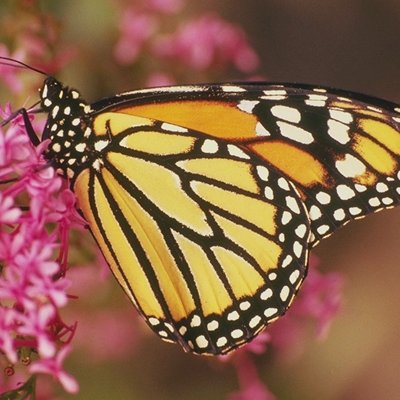
#> input picture img/Fig0301.png, 400 x 400 px
$ python 010_image_filter.py
#> lines starting #> are read from the running program, lines starting #| are printed output that depends on the picture
import cv2 as cv
import numpy as np
from matplotlib import pyplot as plt

# 图像卷积与空间滤波

# [379 lines left out: functions ImageConvolution, ImageBoxFilter, ImageGaussianBlur, ImageMedianBlur, ImageOrderingFilter, ImageAdaptationBoxFilter and 6 more, not called in this run]


def ImageGaussianPyramid(filepath):
#> called with filepath = 'img/Fig0301.png'
    img = cv.imread(filepath, flags=1)
#> img is the input picture: shape (400, 400, 3); mean B, G, R 72.4, 99.6, 141.2

    # 图像向下采样
    pyrG0 = img.copy()        # G0 (512,512)
    pyrG1 = cv.pyrDown(pyrG0)    # G1 (256,256)
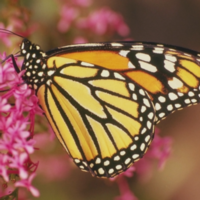
#> pyrG1: shape (200, 200, 3); mean B, G, R 72.5, 99.6, 141.2
    pyrG2 = cv.pyrDown(pyrG1)    # G2 (128,128)
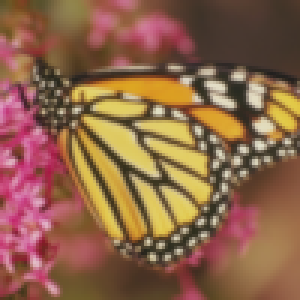
#> pyrG2: shape (100, 100, 3) (shown 3 times larger); mean B, G, R 72.6, 99.6, 141.3
    pyrG3 = cv.pyrDown(pyrG2)    # G3 (64,64)
    print(pyrG0.shape, pyrG1.shape, pyrG2.shape, pyrG3.shape)
#| (400, 400, 3) (200, 200, 3) (100, 100, 3) (50, 50, 3)

    # 图像向上采样
    pyrU3 = pyrG3.copy()
    pyrU2 = cv.pyrUp(pyrU3)
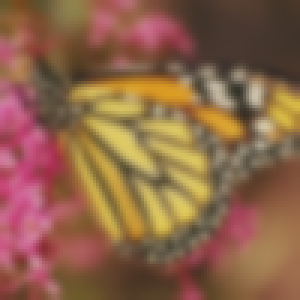
#> pyrU2: shape (100, 100, 3) (shown 3 times larger); mean B, G, R 72.7, 99.7, 141.4
    pyrU1 = cv.pyrUp(pyrU2)
    pyrU0 = cv.pyrUp(pyrU1)
    print(pyrU0.shape, pyrU1.shape, pyrU2.shape, pyrU3.shape)
#| (400, 400, 3) (200, 200, 3) (100, 100, 3) (50, 50, 3)

    plt.figure(figsize=(9,5))
    plt.subplot(241),plt.axis('off'),plt.title("G0 " + str(pyrG0.shape[:2])),plt.imshow(cv.cvtColor(pyrG0, cv.COLOR_BGR2RGB))
    plt.subplot(242),plt.axis('off'),plt.title("->G1 " + str(pyrG1.shape[:2]))
    down1 = np.ones_like(img, dtype=np.uint8) * 128
    down1[:pyrG1.shape[0], :pyrG1.shape[1], :] = pyrG1
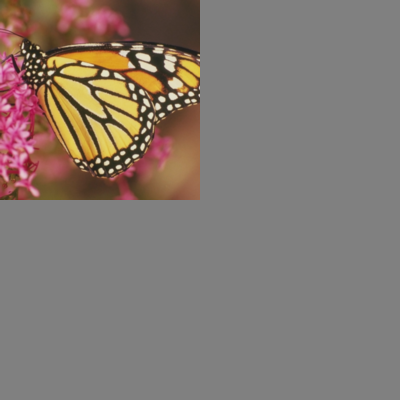
#> down1: shape (400, 400, 3); mean B, G, R 114.1, 120.9, 131.3
    plt.imshow(cv.cvtColor(down1, cv.COLOR_BGR2RGB))

    plt.subplot(243),plt.axis('off'),plt.title("->G2 " + str(pyrG2.shape[:2]))
    down2 = np.ones_like(img, dtype=np.uint8) * 128
    down2[:pyrG2.shape[0], :pyrG2.shape[1], :] = pyrG2
    plt.imshow(cv.cvtColor(down2, cv.COLOR_BGR2RGB))

    plt.subplot(244),plt.axis('off'),plt.title("->G3 " + str(pyrG3.shape[:2]))
    down3 = np.ones_like(img, dtype=np.uint8) * 128
    down3[:pyrG3.shape[0], :pyrG3.shape[1], :] = pyrG3
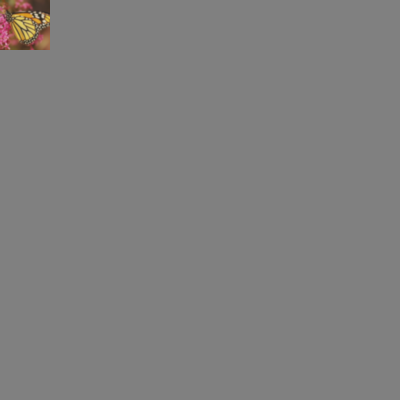
#> down3: shape (400, 400, 3); mean B, G, R 127.1, 127.6, 128.2
    plt.imshow(cv.cvtColor(down3, cv.COLOR_BGR2RGB))

    plt.subplot(245),plt.axis('off'),plt.title("U0 " + str(pyrU0.shape[:2]))
    up0 = np.ones_like(img, dtype=np.uint8) * 128
    up0[:pyrU0.shape[0], :pyrU0.shape[1], :] = pyrU0
    plt.imshow(cv.cvtColor(up0, cv.COLOR_BGR2RGB))

    plt.subplot(246),plt.axis('off'),plt.title("U1 " + str(pyrU1.shape[:2]))
    up1 = np.ones_like(img, dtype=np.uint8) * 128
    up1[:pyrU1.shape[0], :pyrU1.shape[1], :] = pyrU1
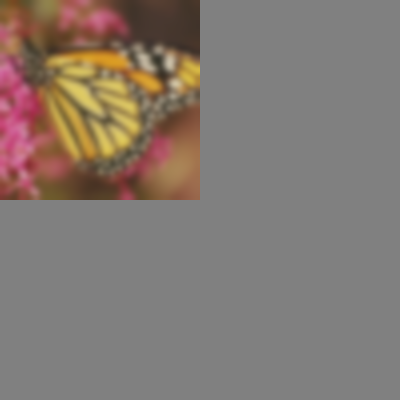
#> up1: shape (400, 400, 3); mean B, G, R 114.2, 120.9, 131.3
    plt.imshow(cv.cvtColor(up1, cv.COLOR_BGR2RGB))

    plt.subplot(247),plt.axis('off'),plt.title("U2 " + str(pyrU2.shape[:2]))
    up2 = np.ones_like(img, dtype=np.uint8) * 128
    up2[:pyrU2.shape[0], :pyrU2.shape[1], :] = pyrU2
    plt.imshow(cv.cvtColor(up2, cv.COLOR_BGR2RGB))

    plt.subplot(248),plt.axis('off'),plt.title("U3 " + str(pyrU3.shape[:2]))
    up3 = np.ones_like(img, dtype=np.uint8) * 128
    up3[:pyrU3.shape[0], :pyrU3.shape[1], :] = pyrU3
    plt.imshow(cv.cvtColor(up3, cv.COLOR_BGR2RGB))

    plt.tight_layout()
    plt.show()
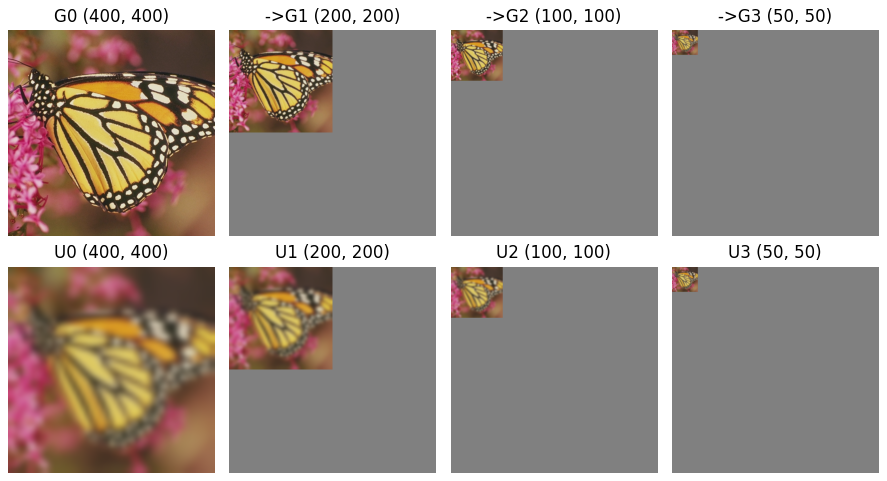
#> figure drawn by matplotlib, 8 panels


if __name__ == '__main__':
    filepath1 = r"img/Fig1001.png"
    filepath2 = r"img/Fig1002.png"
    filepath3 = r"img/Fig1003.png"
    filepath4 = r"img/LenaGauss.png"
    filepath5 = r"img/Fig0301.png"


    # 图像的卷积运算与相关运算
    # ImageConvolution(filepath1)

    # 空间滤波之盒式滤波器
    # ImageBoxFilter(filepath1)

    # 空间滤波之高斯滤波器
    # ImageGaussianBlur(filepath1)

    # 空间滤波之中值滤波器
    # ImageMedianBlur(filepath2)

    # 空间滤波器之排序滤波器
    # ImageOrderingFilter(filepath2)

    # 空间滤波器之自适应滤波器
    # ImageAdaptationBoxFilter(filepath2)

    # 空间滤波器之自适应中值滤波器
    # ImageAdaptationMedFilter(filepath3)

    # 空间滤波器之双边滤波器
    # ImageBilateralFilter(filepath4)

    # 空间滤波之钝化掩蔽与高提升滤波
    # ImagePassivation(filepath4)

    # 拉普拉斯算子 Laplacian
    # ImageLaplacian(filepath1)

    # sobel算子
    # ImageSobel(filepath1)

    # scharr算子
    # ImageScharr(filepath1)

    # 高斯金字塔
    ImageGaussianPyramid(filepath5)

$ run again, with img/Fig0201.png copied over img/Fig0301.png
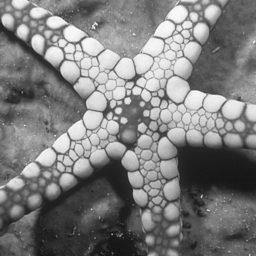
#> input picture img/Fig0201.png, 256 x 256 px
#> in ImageGaussianPyramid, img is the input picture: shape (256, 256, 3); min 19, max 250, mean 124.1
#| (256, 256, 3) (128, 128, 3) (64, 64, 3) (32, 32, 3)
#> in ImageGaussianPyramid, `pyrU2 = cv.pyrUp(pyrU3)`:
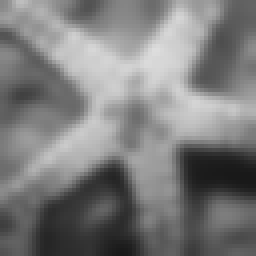
#> pyrU2: shape (64, 64, 3) (shown 4 times larger); min 25, max 221, mean 124.5
#| (256, 256, 3) (128, 128, 3) (64, 64, 3) (32, 32, 3)
#> in ImageGaussianPyramid, `up1[:pyrU1.shape[0], :pyrU1.shape[1], :] = pyrU1`:
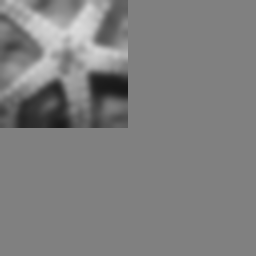
#> up1: shape (256, 256, 3); min 25, max 220, mean 127.1
